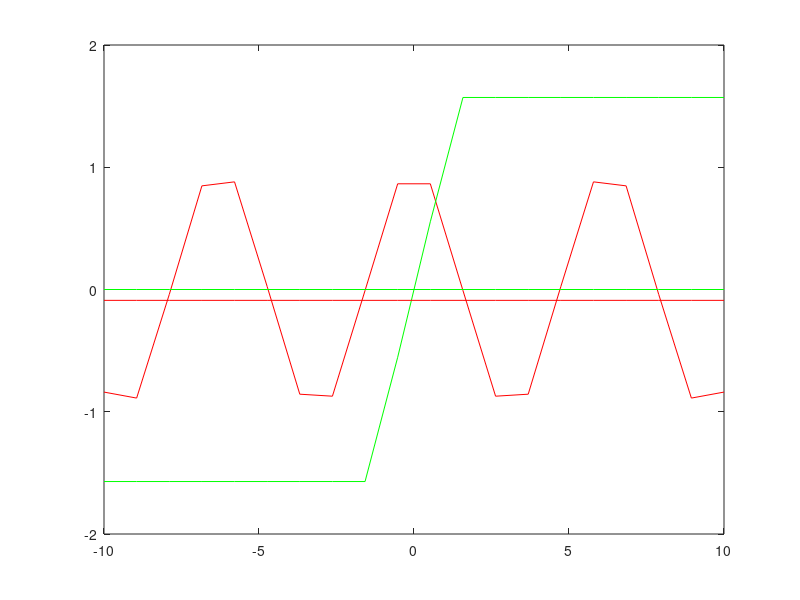
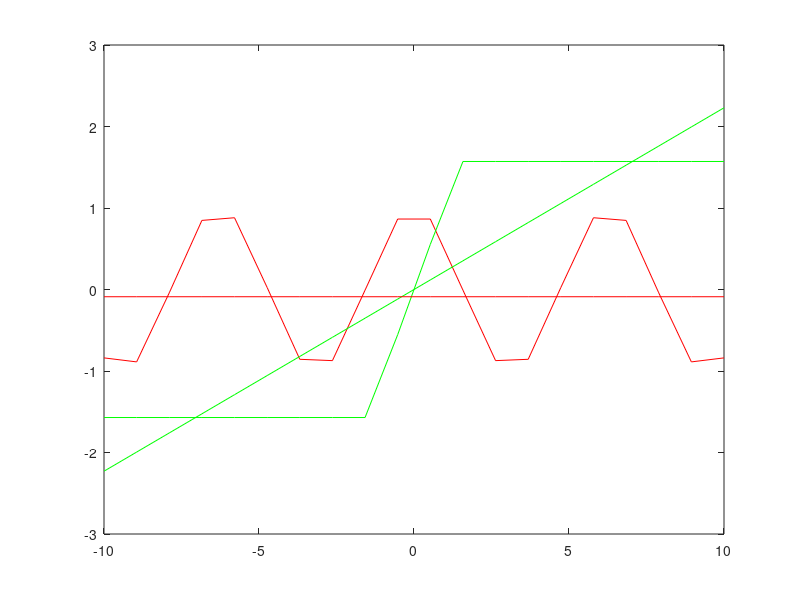
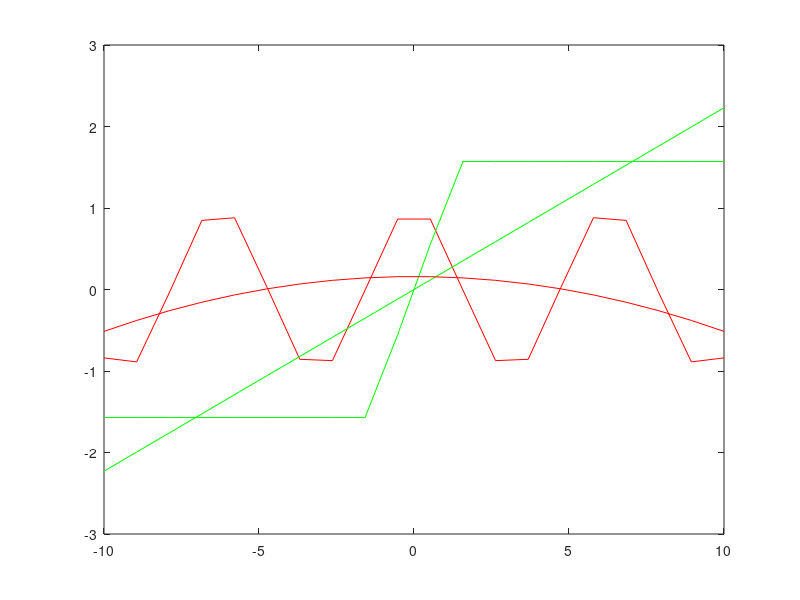
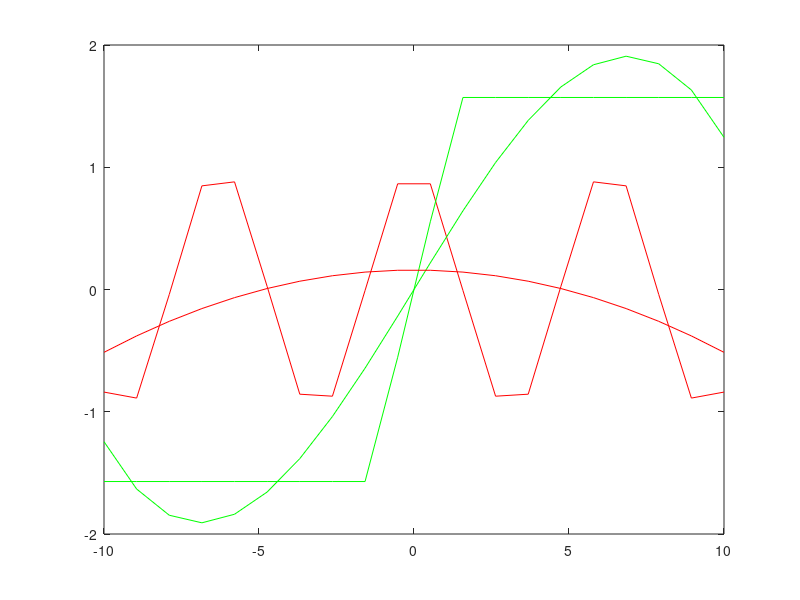

Reproduce these figures in MATLAB, in order.
function [ret] = lab4ej2()
    x = linspace(-10,10,20);
    for i = 1:20
        cos_y(i) = cos(x(i));
        arc_y(i) = asin(x(i));
    endfor

    for i = 0:5
        figure(i+1);
        pol = polyfit(x, cos_y, i);
        pol2 = polyfit(x, arc_y, i);
        pol_y = polyval(pol, x);
        pol_y2 = polyval(pol2, x);
        plot(x, cos(x), 'r');
        hold on
        plot(x, asin(x), 'g');
        plot(x, pol_y2, 'g');
        plot(x, pol_y, 'r');
        hold off
    endfor

endfunction
